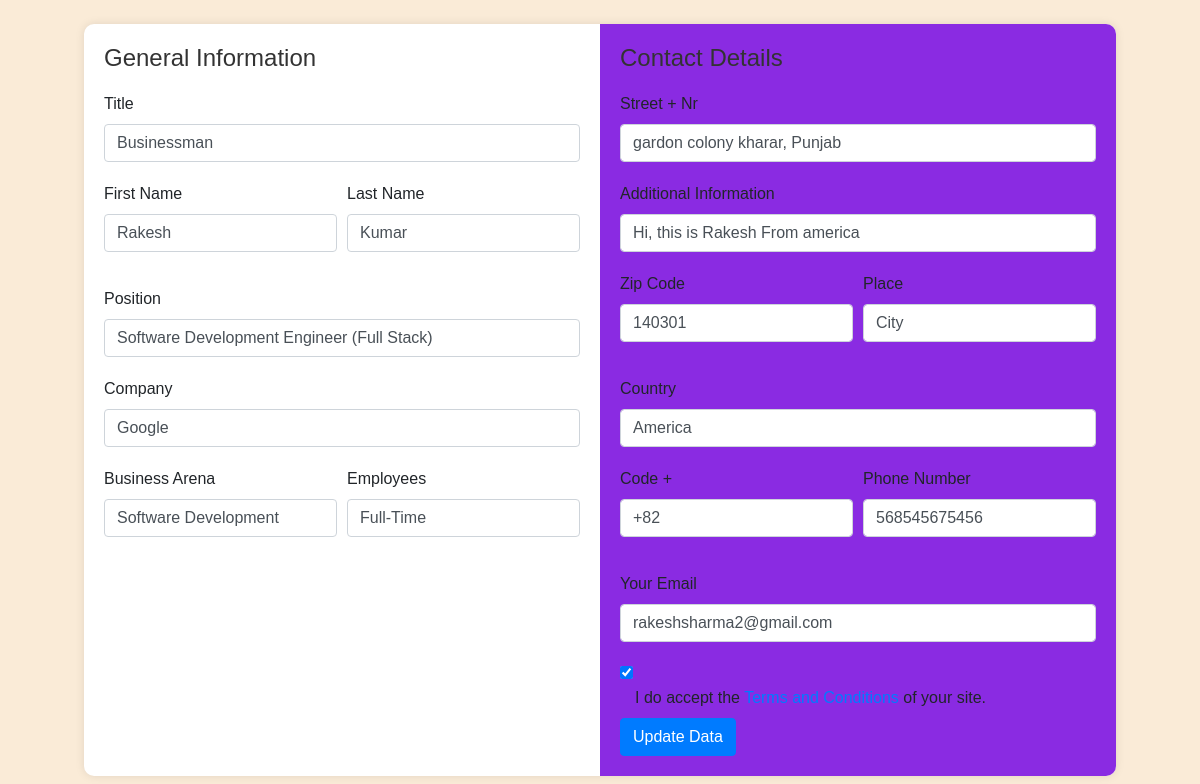
The app's page /update/2/ with its own data.
### form/models.py (models this page shows)
class Registration(models.Model):
    title = models.CharField(max_length=255)
    first_name = models.CharField(max_length=255)
    last_name = models.CharField(max_length=255)
    position = models.CharField(max_length=255)
    company = models.CharField(max_length=255)
    business = models.CharField(max_length=255)
    employees = models.CharField(max_length=255)
    street = models.CharField(max_length=255)
    additional = models.CharField(max_length=255)
    zipcode = models.CharField(max_length=10)
    place = models.CharField(max_length=255)
    country = models.CharField(max_length=255)
    code = models.CharField(max_length=10)
    phone = models.CharField(max_length=20)
    your_email = models.EmailField()
    accept_terms = models.BooleanField(default=False)

### form/views.py (the view)
# urls.py: path('update/<int:id>/', Update_view, name='update_registration'),
def Update_view(request, id):
    if request.method == 'POST':
        user = Registration.objects.get(pk=id)
        form = RegistrationForm(request.POST, instance=user)
        if form.is_valid():
            form.save()
            return redirect('show')  # Redirect to the show_data view after successful update
    else:
        user = Registration.objects.get(pk=id)
        form = RegistrationForm(instance=user)
    return render(request, 'form/update.html', {'form': form, 'registration': user})

### form/forms.py (shortened to what this page needs)
class RegistrationForm(forms.ModelForm):
    class Meta:
        model = Registration
        fields = '__all__'

### form/templates/form/update.html (shortened to what this page needs)
<!DOCTYPE html>
{% load static %}
<html lang="en">
<head>
    <link rel="stylesheet" href="https://stackpath.bootstrapcdn.com/bootstrap/4.5.2/css/bootstrap.min.css" />
    <link rel="stylesheet" href="{% static 'form/css/custom.css' %}" />
</head>
<body class="form-v10">
    <div class="page-content">
        <div class="form-v10-content">
            <form class="form-detail" action="{% url 'update_registration' id=registration.id %}" method="POST" id="updateForm">
                <div class="form-left">
                    <h2>General Information</h2>
                    <div class="form-group">
                        <label>Title</label>
                        <input type="text" name="title" class="form-control" value="{{ registration.title }}" required>
                    </div>
                    <div class="form-row">
                        <div class="form-group col-md-6">
                            <label>First Name</label>
                            <input type="text" name="first_name" class="form-control" value="{{ registration.first_name }}" required>
                        </div>
                        <div class="form-group col-md-6">
                            <label>Last Name</label>
                            <input type="text" name="last_name" class="form-control" value="{{ registration.last_name }}" required>
                        </div>
                    </div>
                    <div class="form-group">
                        <label>Position</label>
                        <input type="text" name="position" class="form-control" value="{{ registration.position }}" required>
                    </div>
                    <div class="form-group">
                        <label>Company</label>
                        <input type="text" name="company" class="form-control" value="{{ registration.company }}" required>
                    </div>
                    <div class="form-row">
                        <div class="form-group col-md-6">
                            <label>Business Arena</label>
                            <input type="text" name="business" class="form-control" value="{{ registration.business }}" required>
                        </div>
                        <div class="form-group col-md-6">
                            <label>Employees</label>
                            <input type="text" name="employees" class="form-control" value="{{ registration.employees }}" required>
                        </div>
                    </div>
                </div>
                <div class="form-right">
                    <h2>Contact Details</h2>
                    <div class="form-group">
                        <label>Street + Nr</label>
                        <input type="text" name="street" class="form-control" value="{{ registration.street }}" required>
                    </div>
                    <div class="form-group">
                        <label>Additional Information</label>
                        <input type="text" name="additional" class="form-control" value="{{ registration.additional }}" required>
                    </div>
                    <div class="form-row">
                        <div class="form-group col-md-6">
                            <label>Zip Code</label>
                            <input type="text" name="zipcode" class="form-control" value="{{ registration.zipcode }}" required>
                        </div>
                        <div class="form-group col-md-6">
                            <label>Place</label>
                            <input type="text" name="place" class="form-control" value="{{ registration.place }}" required>
                        </div>
                    </div>
                    <div class="form-group">
                        <label>Country</label>
                        <input type="text" name="country" class="form-control" value="{{ registration.country }}" required>
                    </div>
                    <div class="form-row">
                        <div class="form-group col-md-6">
                            <label>Code +</label>
                            <input type="text" name="code" class="form-control" value="{{ registration.code }}" required>
                        </div>
                        <div class="form-group col-md-6">
                            <label>Phone Number</label>
                            <input type="text" name="phone" class="form-control" value="{{ registration.phone }}" required>
                        </div>
                    </div>
                    <div class="form-group">
                        <label>Your Email</label>
                        <input type="text" name="your_email" class="form-control" value="{{ registration.your_email }}" required>
                    </div>
                    <div class="form-checkbox">
                        <input type="checkbox" name="accept_terms" id="accept-terms-checkbox" {% if registration.accept_terms %}checked{% endif %}>
                        <label class="container" for="accept-terms-checkbox">
                            I do accept the <a href="#" class="text">Terms and Conditions</a> of your site.
                        </label>
                    </div>
                    <div class="form-row-last">
                        <input type="submit" name="update" class="btn btn-primary" value="Update Data">
                    </div>
                </div>
            </form>
        </div>
    </div>
</body>
</html>

### form/static/form/css/custom.css (style rules this page uses)
body { font-family: 'Montserrat', sans-serif; background-color: antiquewhite; }
.page-content { display: flex; justify-content: center; align-items: center; height: 100vh; }
.form-v10-content { background-color: #fff; border-radius: 10px; overflow: hidden; box-shadow: 0 0 10px rgba(0, 0, 0, 0.1); }
.form-detail { display: flex; }
.form-left, .form-right { flex: 1; padding: 20px; }
.form-left h2, .form-right h2 { color: #333; font-size: 24px; margin-bottom: 20px; }
.form-group { margin-bottom: 20px; }
.form-row { margin-bottom: 15px; }
.form-right { flex: 1; padding: 20px; background-color: blueviolet; }

### records on screen
Registration: title "Businessman", first_name "Rakesh", last_name "Kumar", position "Software Development Engineer (Full Stack)", company "Google", business "Software Development", employees "Full-Time", street "gardon colony kharar, Punjab", additional "Hi, this is Rakesh From america", zipcode "140301", place "City", country "America", code "+82", phone "568545675456", your_email "rakeshsharma2@gmail.com", accept_terms "☑"
